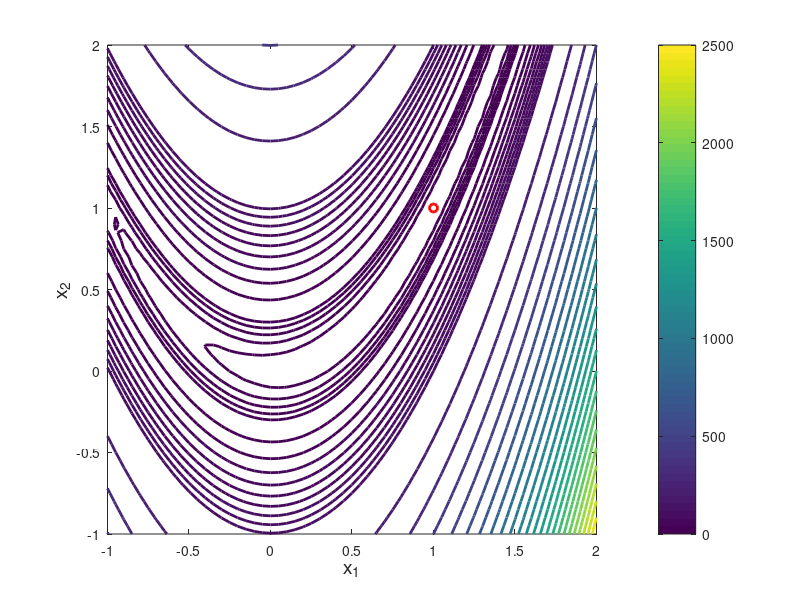

MATLAB code for this plot:
clear all;close all;clc;
x1=-1:0.05:2;
x2=-1:0.05:2;
[X,Y]=meshgrid(x1,x2);
F=100*(Y-X.^2).^2+(1-X).^2;

figure,
v = [0:2:10, 10:10:100, 100:100:2500];
[c,h]=contour(X,Y,F,v,'linewidth',2);
hold on;
scatter(1,1,'r', 'linewidth', 2);
colorbar, axis image,
xlabel('x_1','fontsize',14),
ylabel('x_2','fontsize',14),